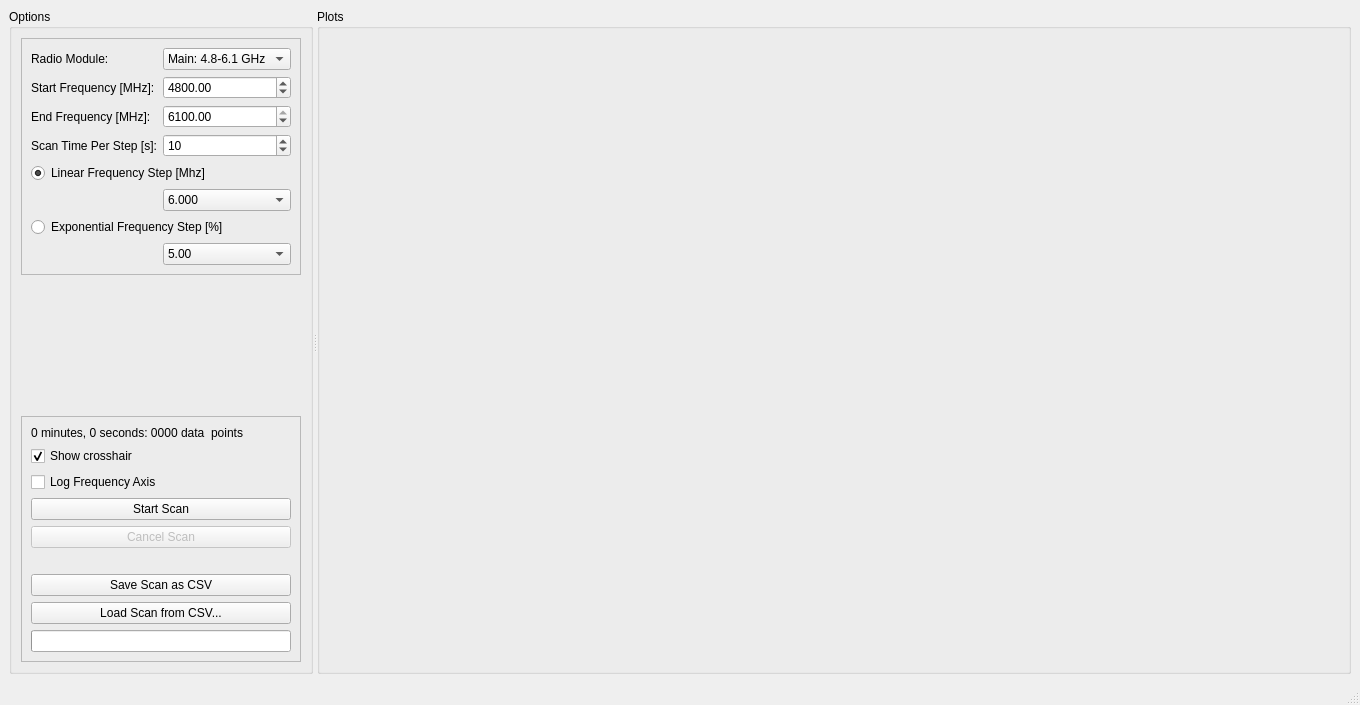
<?xml version="1.0" encoding="UTF-8"?>
<ui version="4.0">
 <class>MainWindow</class>
 <widget class="QMainWindow" name="MainWindow">
  <property name="geometry">
   <rect>
    <x>0</x>
    <y>0</y>
    <width>1360</width>
    <height>705</height>
   </rect>
  </property>
  <property name="windowTitle">
   <string>Spectrum Analyzer</string>
  </property>
  <widget class="QWidget" name="centralwidget">
   <layout class="QHBoxLayout" name="horizontalLayout">
    <item>
     <widget class="QSplitter" name="splitter">
      <property name="orientation">
       <enum>Qt::Horizontal</enum>
      </property>
      <widget class="QGroupBox" name="groupBox">
       <property name="sizePolicy">
        <sizepolicy hsizetype="Minimum" vsizetype="Preferred">
         <horstretch>0</horstretch>
         <verstretch>0</verstretch>
        </sizepolicy>
       </property>
       <property name="title">
        <string>Options</string>
       </property>
       <layout class="QVBoxLayout" name="verticalLayout_2">
        <item>
         <widget class="QFrame" name="configControls">
          <property name="enabled">
           <bool>true</bool>
          </property>
          <property name="frameShape">
           <enum>QFrame::StyledPanel</enum>
          </property>
          <property name="frameShadow">
           <enum>QFrame::Raised</enum>
          </property>
          <layout class="QFormLayout" name="formLayout">
           <item row="0" column="0">
            <widget class="QLabel" name="label_5">
             <property name="text">
              <string>Radio Module:</string>
             </property>
            </widget>
           </item>
           <item row="0" column="1">
            <widget class="QComboBox" name="moduleSelector">
             <item>
              <property name="text">
               <string>Main: 4.8-6.1 GHz</string>
              </property>
             </item>
             <item>
              <property name="text">
               <string>Ext: 15-2700 MHz</string>
              </property>
             </item>
            </widget>
           </item>
           <item row="8" column="0" colspan="2">
            <widget class="QRadioButton" name="linearFreq">
             <property name="text">
              <string>Linear Frequency Step [Mhz]</string>
             </property>
             <property name="checked">
              <bool>true</bool>
             </property>
             <attribute name="buttonGroup">
              <string notr="true">freqStepGroup</string>
             </attribute>
            </widget>
           </item>
           <item row="10" column="0" colspan="2">
            <widget class="QRadioButton" name="expFreq">
             <property name="text">
              <string>Exponential Frequency Step [%]</string>
             </property>
             <attribute name="buttonGroup">
              <string notr="true">freqStepGroup</string>
             </attribute>
            </widget>
           </item>
           <item row="4" column="0">
            <widget class="QLabel" name="label_2">
             <property name="text">
              <string>End Frequency [MHz]:</string>
             </property>
            </widget>
           </item>
           <item row="2" column="0">
            <widget class="QLabel" name="label">
             <property name="text">
              <string>Start Frequency [MHz]:</string>
             </property>
            </widget>
           </item>
           <item row="2" column="1">
            <widget class="QDoubleSpinBox" name="startFreqInput">
             <property name="minimum">
              <double>15.000000000000000</double>
             </property>
             <property name="maximum">
              <double>6100.000000000000000</double>
             </property>
             <property name="singleStep">
              <double>100.000000000000000</double>
             </property>
             <property name="value">
              <double>4800.000000000000000</double>
             </property>
            </widget>
           </item>
           <item row="4" column="1">
            <widget class="QDoubleSpinBox" name="endFreqInput">
             <property name="minimum">
              <double>15.000000000000000</double>
             </property>
             <property name="maximum">
              <double>6100.000000000000000</double>
             </property>
             <property name="singleStep">
              <double>100.000000000000000</double>
             </property>
             <property name="value">
              <double>6100.000000000000000</double>
             </property>
            </widget>
           </item>
           <item row="6" column="0">
            <widget class="QLabel" name="label_4">
             <property name="text">
              <string>Scan Time Per Step [s]:</string>
             </property>
            </widget>
           </item>
           <item row="6" column="1">
            <widget class="QSpinBox" name="scanTimeInput">
             <property name="minimum">
              <number>1</number>
             </property>
             <property name="maximum">
              <number>10000</number>
             </property>
             <property name="singleStep">
              <number>5</number>
             </property>
             <property name="value">
              <number>10</number>
             </property>
            </widget>
           </item>
           <item row="11" column="1">
            <widget class="QComboBox" name="freqStepSelectorExp">
             <item>
              <property name="text">
               <string>5.00</string>
              </property>
             </item>
             <item>
              <property name="text">
               <string>2.00</string>
              </property>
             </item>
             <item>
              <property name="text">
               <string>1.00</string>
              </property>
             </item>
             <item>
              <property name="text">
               <string>0.50</string>
              </property>
             </item>
             <item>
              <property name="text">
               <string>0.20</string>
              </property>
             </item>
             <item>
              <property name="text">
               <string>0.05</string>
              </property>
             </item>
             <item>
              <property name="text">
               <string>0.02</string>
              </property>
             </item>
            </widget>
           </item>
           <item row="9" column="1">
            <widget class="QComboBox" name="freqStepSelector">
             <item>
              <property name="text">
               <string>6.000</string>
              </property>
             </item>
             <item>
              <property name="text">
               <string>3.000</string>
              </property>
             </item>
             <item>
              <property name="text">
               <string>1.000</string>
              </property>
             </item>
             <item>
              <property name="text">
               <string>0.500</string>
              </property>
             </item>
             <item>
              <property name="text">
               <string>0.100</string>
              </property>
             </item>
             <item>
              <property name="text">
               <string>0.050</string>
              </property>
             </item>
             <item>
              <property name="text">
               <string>0.020</string>
              </property>
             </item>
            </widget>
           </item>
          </layout>
         </widget>
        </item>
        <item>
         <spacer name="verticalSpacer">
          <property name="orientation">
           <enum>Qt::Vertical</enum>
          </property>
          <property name="sizeHint" stdset="0">
           <size>
            <width>20</width>
            <height>40</height>
           </size>
          </property>
         </spacer>
        </item>
        <item>
         <widget class="QFrame" name="frame">
          <property name="frameShape">
           <enum>QFrame::StyledPanel</enum>
          </property>
          <property name="frameShadow">
           <enum>QFrame::Raised</enum>
          </property>
          <layout class="QVBoxLayout" name="verticalLayout">
           <item>
            <widget class="QLabel" name="estimatorText">
             <property name="text">
              <string>0 minutes, 0 seconds: 0000 data  points</string>
             </property>
            </widget>
           </item>
           <item>
            <widget class="QCheckBox" name="crossCheckBox">
             <property name="text">
              <string>Show crosshair</string>
             </property>
             <property name="checked">
              <bool>true</bool>
             </property>
            </widget>
           </item>
           <item>
            <widget class="QCheckBox" name="logFreqBox">
             <property name="text">
              <string>Log Frequency Axis</string>
             </property>
            </widget>
           </item>
           <item>
            <widget class="QPushButton" name="startButton">
             <property name="text">
              <string>Start Scan</string>
             </property>
            </widget>
           </item>
           <item>
            <widget class="QPushButton" name="cancelButton">
             <property name="enabled">
              <bool>false</bool>
             </property>
             <property name="text">
              <string>Cancel Scan</string>
             </property>
            </widget>
           </item>
           <item>
            <widget class="QLabel" name="errorMessage">
             <property name="palette">
              <palette>
               <active>
                <colorrole role="WindowText">
                 <brush brushstyle="SolidPattern">
                  <color alpha="255">
                   <red>255</red>
                   <green>0</green>
                   <blue>0</blue>
                  </color>
                 </brush>
                </colorrole>
               </active>
               <inactive>
                <colorrole role="WindowText">
                 <brush brushstyle="SolidPattern">
                  <color alpha="255">
                   <red>255</red>
                   <green>0</green>
                   <blue>0</blue>
                  </color>
                 </brush>
                </colorrole>
               </inactive>
               <disabled>
                <colorrole role="WindowText">
                 <brush brushstyle="SolidPattern">
                  <color alpha="255">
                   <red>120</red>
                   <green>120</green>
                   <blue>120</blue>
                  </color>
                 </brush>
                </colorrole>
               </disabled>
              </palette>
             </property>
             <property name="text">
              <string/>
             </property>
             <property name="alignment">
              <set>Qt::AlignCenter</set>
             </property>
            </widget>
           </item>
           <item>
            <widget class="QPushButton" name="saveButton">
             <property name="text">
              <string>Save Scan as CSV</string>
             </property>
            </widget>
           </item>
           <item>
            <widget class="QPushButton" name="loadButton">
             <property name="text">
              <string>Load Scan from CSV...</string>
             </property>
            </widget>
           </item>
           <item>
            <widget class="QProgressBar" name="progressBar">
             <property name="value">
              <number>0</number>
             </property>
             <property name="textVisible">
              <bool>false</bool>
             </property>
            </widget>
           </item>
          </layout>
         </widget>
        </item>
       </layout>
       <zorder>frame</zorder>
       <zorder>configControls</zorder>
       <zorder>verticalSpacer</zorder>
      </widget>
      <widget class="QGroupBox" name="groupBox_2">
       <property name="sizePolicy">
        <sizepolicy hsizetype="Maximum" vsizetype="Preferred">
         <horstretch>5</horstretch>
         <verstretch>0</verstretch>
        </sizepolicy>
       </property>
       <property name="title">
        <string>Plots</string>
       </property>
       <layout class="QHBoxLayout" name="horizontalLayout_2">
        <item>
         <widget class="SpectrumWidget" name="spectrumGraph" native="true"/>
        </item>
       </layout>
      </widget>
     </widget>
    </item>
   </layout>
  </widget>
  <widget class="QMenuBar" name="menubar">
   <property name="geometry">
    <rect>
     <x>0</x>
     <y>0</y>
     <width>1360</width>
     <height>21</height>
    </rect>
   </property>
  </widget>
  <widget class="QStatusBar" name="statusbar"/>
 </widget>
 <customwidgets>
  <customwidget>
   <class>SpectrumWidget</class>
   <extends>QWidget</extends>
   <header>spectrumwidget</header>
   <container>1</container>
  </customwidget>
 </customwidgets>
 <resources/>
 <connections/>
 <buttongroups>
  <buttongroup name="freqStepGroup"/>
 </buttongroups>
</ui>
